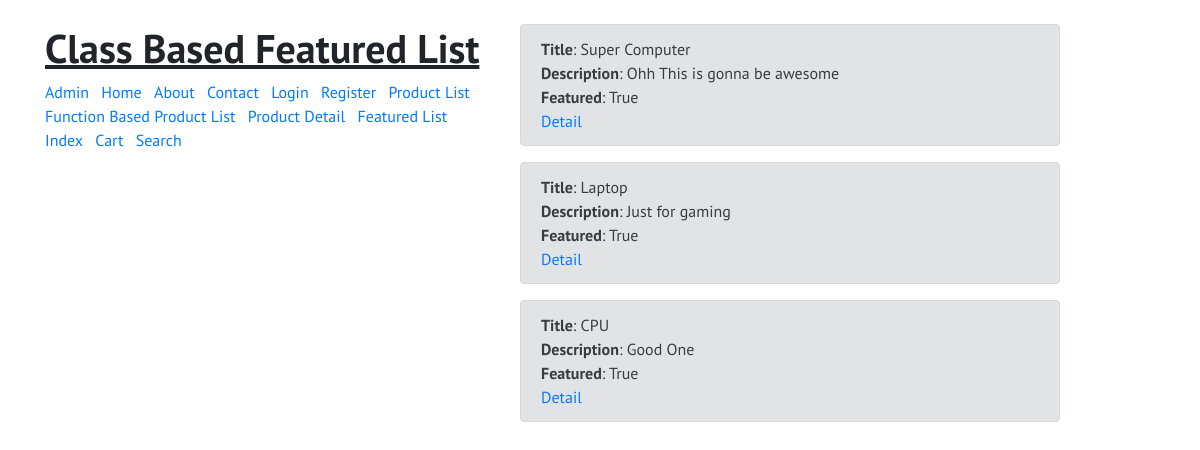
Page /products/featured/ on the committed database.
### products/models.py (models this page shows, shortened)
class Product(models.Model):
	title = models.CharField(max_length=120)
	slug = models.SlugField(null=True, blank=True)
	description = models.TextField()
	price = models.DecimalField(decimal_places=2, max_digits=20, default=39.99)
	image = models.ImageField(upload_to='products/', null=True, blank=True)
	featured = models.BooleanField(default=False)
	def __str__(self):
		return self.title

### products/views.py (the view)
# urls.py: path('featured/', views.FeaturedProductListView.as_view(), name='featured_list'),
class FeaturedProductListView(ListView):
	template_name = "products/feature-list.html"
	def get_context_data(self, **kwargs):
		context = super().get_context_data(**kwargs)
		print(context)
		context["title"] = "Class Based Featured List"
		return context
	def get_queryset(self):
		qs = Product.objects.filter(featured=True)
		return qs

### products/templates/products/feature-list.html (shortened to what this page needs)
<!doctype html>
{% load static %}
<html lang="en">
  <head>
    <link rel="stylesheet" href="https://stackpath.bootstrapcdn.com/bootstrap/4.1.3/css/bootstrap.min.css">
  </head>
  <body>
    <div class="container mt-4">
      <div class="row">
        <div class="col-5">
          <h1><b><u>{{ title }}</u></b></h1>
          {% include "nav.html" %}
        </div>
        <div class="col-6">
          {% for i in object_list %}
          <div class="alert alert-secondary" role="alert">
            <b>Title</b>: {{ i.title }} <br>
            <b>Description</b>: {{ i.description }} <br>
            <b>Featured</b>: {{ i.featured }} <br>
            <a href="{% url 'products:product_detail' i.slug %}">Detail</a>
          </div>
          {% endfor %}
        </div>
      </div>
    </div>
  </body>
</html>

### products/templates/products/feature-list.html (style rules this page uses)
body { font-family: 'PT Sans', sans-serif; }

### rows in the picture
Product: title "Super Computer", description "Ohh This is gonna be awesome", featured "True"
Product: title "Laptop", description "Just for gaming", featured "True"
Product: title "CPU", description "Good One", featured "True"

### other values in the picture
{{ title }} "Class Based Featured List"
